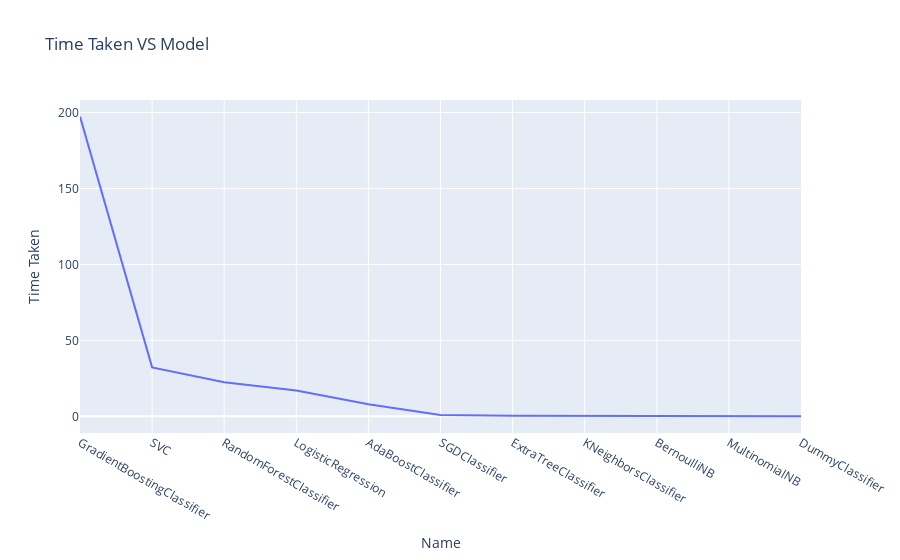

The code cell stored with this chart in its notebook:
### Code cell
model_df.sort_values(by = 'Time Taken',ascending = False,inplace = True)
fig = px.line(model_df, x="Name", y="Time Taken", title='Time Taken VS Model')
fig.show()

### Figure 1 — Plotly figure (JSON) as saved in the notebook; plotly's stock layout.template omitted (floating-point values rounded to 4 significant figures)
{"data": [{"hovertemplate": "Name=%{x}<br>Time Taken=%{y}<extra></extra>", "legendgroup": "", "line": {"color": "#636efa", "dash": "solid"}, "marker": {"symbol": "circle"}, "mode": "lines", "name": "", "orientation": "v", "showlegend": false, "type": "scatter", "x": ["GradientBoostingClassifier", "SVC", "RandomForestClassifier", "LogisticRegression", "AdaBoostClassifier", "SGDClassifier", "ExtraTreeClassifier", "KNeighborsClassifier", "BernoulliNB", "MultinomialNB", "DummyClassifier"], "xaxis": "x", "y": [197.3, 32.23, 22.46, 16.98, 7.918, 0.8522, 0.4175, 0.3997, 0.03367, 0.02023, 0.0007782], "yaxis": "y"}], "layout": {"legend": {"tracegroupgap": 0}, "title": {"text": "Time Taken VS Model"}, "xaxis": {"anchor": "y", "domain": [0, 1], "title": {"text": "Name"}}, "yaxis": {"anchor": "x", "domain": [0, 1], "title": {"text": "Time Taken"}}}}
